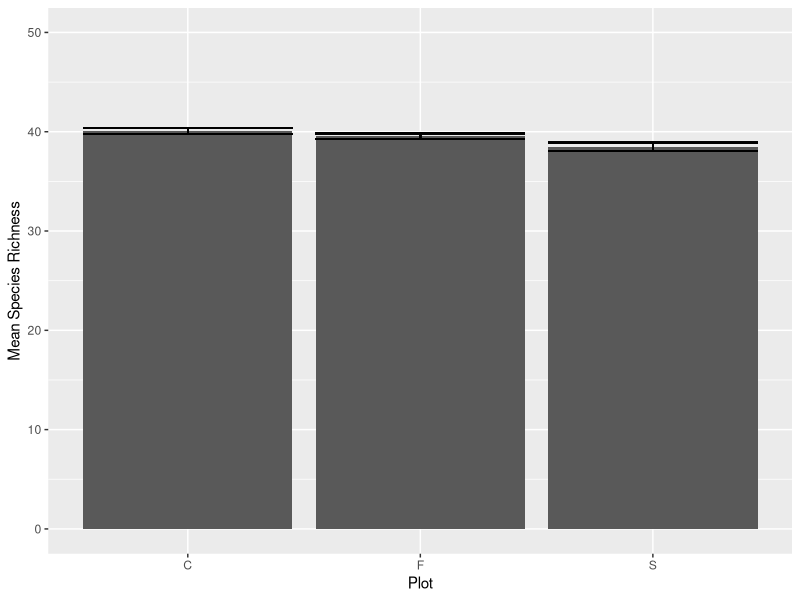
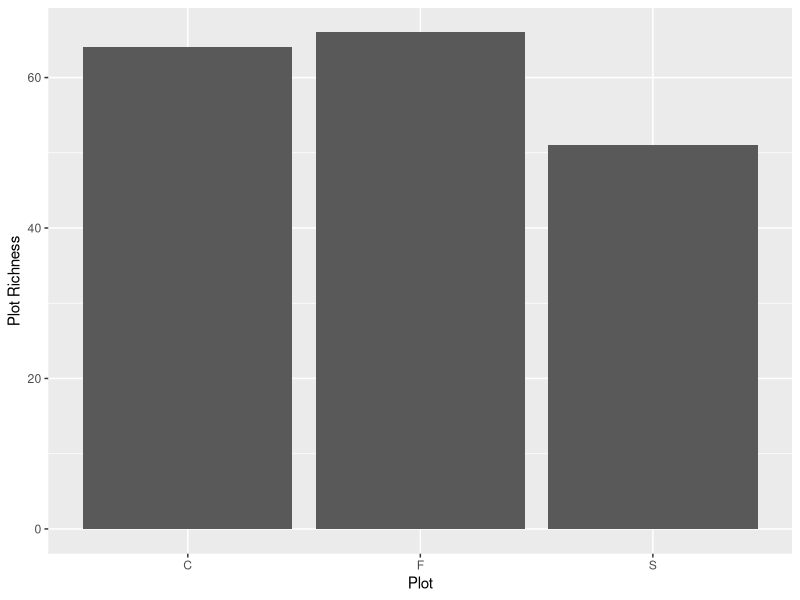
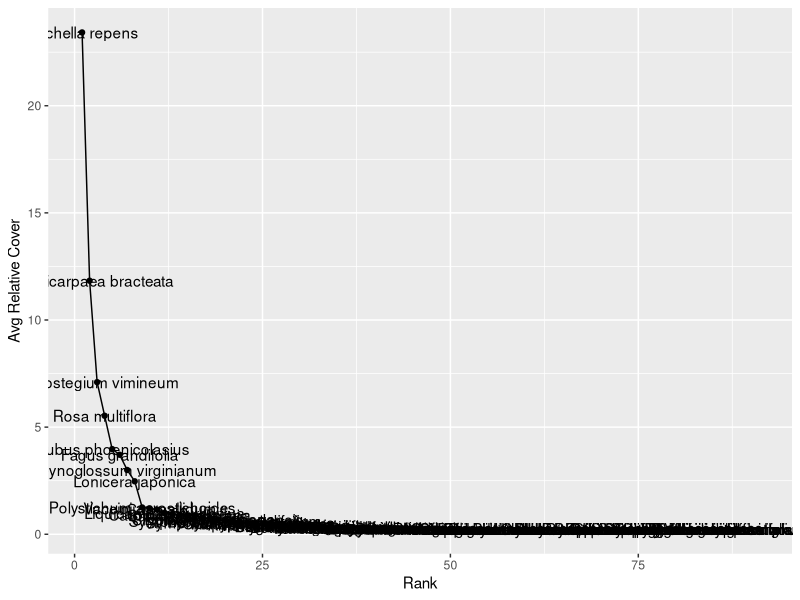

Recreate these plots in R, in order. (Note: this script raises an error after producing the figures.)
## ---- chunk 1
knitr::opts_knit$set(root.dir = "/Users/rachaelbrenneman/Desktop/data_wrangle/UNCG_DataWrangling")
library(tidyverse)
library(dplyr)
library(ggplot2)
## ---- chunk 2
tempest <- read.csv(file = "TEMPEST_SERC_understory sppcomp_2021.csv", stringsAsFactors = F)
## ---- chunk 3
theme_minimal() 
unique(tempest$species) 

only_plant <- tempest %>% 
  filter(!str_detect(species, c('infrastructure'))) %>% 
           filter(!str_detect(species, c('basal'))) %>% 
                    filter(!str_detect(species, c('bare'))) %>% 
  filter(!str_detect(subplot, c('additional')))
  
plant_species <- as.data.frame(unique(only_plant$species)) %>% rename("species" = "unique(only_plant$species)")
## ---- chunk 4
treatment <- only_plant %>% 
  mutate(replicate = paste(plot, subplot, sep="")) %>%
  mutate(plottype = ifelse(plot %in% "C", "Control", plot)) %>% 
  mutate(plottype = ifelse(plot %in% "F", "Freshwater inundation", plottype)) %>% 
  mutate(plottype = ifelse(plot %in% "S", "Saltwater inundation", plottype)) %>% 
  select(-c("project_name":"season")) %>% 
  select(-sampler, -notes, -species, -cover)
## ---- chunk 5
total_herb_cover <- only_plant %>%
  group_by(subplot) %>% 
  mutate(TotalCover = sum(cover)) %>% 
  ungroup() %>% 
  mutate(relativecover = 100*(cover/TotalCover))

subplot_sp_richness <- only_plant %>% 
  group_by(subplot) %>% 
  mutate(subrichness = n_distinct(species)) %>% 
  ungroup()
  
plot_sp_richness <- subplot_sp_richness %>% 
  group_by(plot) %>% 
  mutate(plotrichness = n_distinct(species)) %>% 
  ungroup()
## ---- chunk 6
std.error <- function(x) sd(x)/sqrt(length(x))
   
together_richness_mean <- plot_sp_richness %>% group_by(plot) %>% 
  mutate(meanspeciesrichness = mean(subrichness)) %>% 
  mutate(speciesrichnessSTDERR = std.error(subrichness))

plot_sp_richness_only <- together_richness_mean %>% 
  group_by(plot) %>% 
  summarize(plotrichness = n_distinct(species)) %>%
  ungroup()
## ---- chunk 7
ggplot(together_richness_mean, aes(x=plot, y=meanspeciesrichness)) +
  geom_bar(stat= "identity") +
  geom_errorbar(aes(ymin = meanspeciesrichness - speciesrichnessSTDERR,
                    ymax = meanspeciesrichness + speciesrichnessSTDERR)) +ylim(0,50) +
  xlab("Plot") +
  ylab("Mean Species Richness")

#2nd figure for richness at plot level
ggplot(plot_sp_richness_only, aes(x=plot, y=plotrichness)) +
  geom_bar(stat= "identity") +
  xlab("Plot") +
  ylab("Plot Richness")
## ---- chunk 8
relcover <- only_plant %>%
  group_by(plot, species) %>% 
  summarize(average_rel_cov = mean(cover)) %>% 
  ungroup()

species_cover <- relcover %>% 
  group_by(species) %>% 
  summarize(average_rel_cov = mean(average_rel_cov))

cover_ranked <- species_cover %>% 
  arrange(desc(average_rel_cov))

cover_ranked <- cover_ranked %>% 
  mutate(number = 1:91)

ggplot(cover_ranked, aes(x=number, y=average_rel_cov)) +
  geom_point() +
  geom_line() +
  geom_text(aes(label = species)) +
  xlab("Rank") +
  ylab("Avg Relative Cover")
## ---- chunk 9
relcover_mean <- only_plant %>%
  group_by(plot, species) %>% 
  mutate(average_rel_cov = mean(cover)) %>% 
  mutate(stderror = std.error(cover)) %>% 
  ungroup() 

species_subset <- relcover_mean %>% 
  filter(str_detect(species, c("Berberis thunbergii", "Botrychium dissectum", "Carex sp", "Elaeagnus umbellata", "Epifagus virginiana", "Gallium circaezans", "Ilex opaca", "Lindera benzoin", "Lonicera japonica", "Mitchella repens", "Parthenocissus quinquefolia", "Polygonum virginianum", "Rhus radicans", "Rubus phoenicolasius", "Sceptridium biternatum", "Symphotrichium lateriflorum")))

ggplot(species_subset, aes(x= plot, y=average_rel_cov)) +
  geom_bar(stat="identity") +
  geom_errorbar(aes(ymin = average_rel_cov - stderror,
                    ymax = average_rel_cov + stderror)) +
  facet_wrap(~species, scales = 'free') +
  ylab("Average Relative Cover") +
  xlab("Plot")
